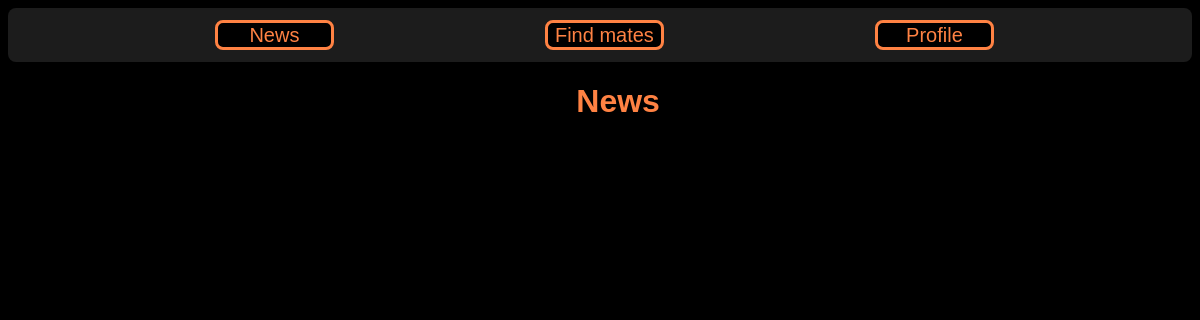
/news, run on an earlier commit of the app's database.
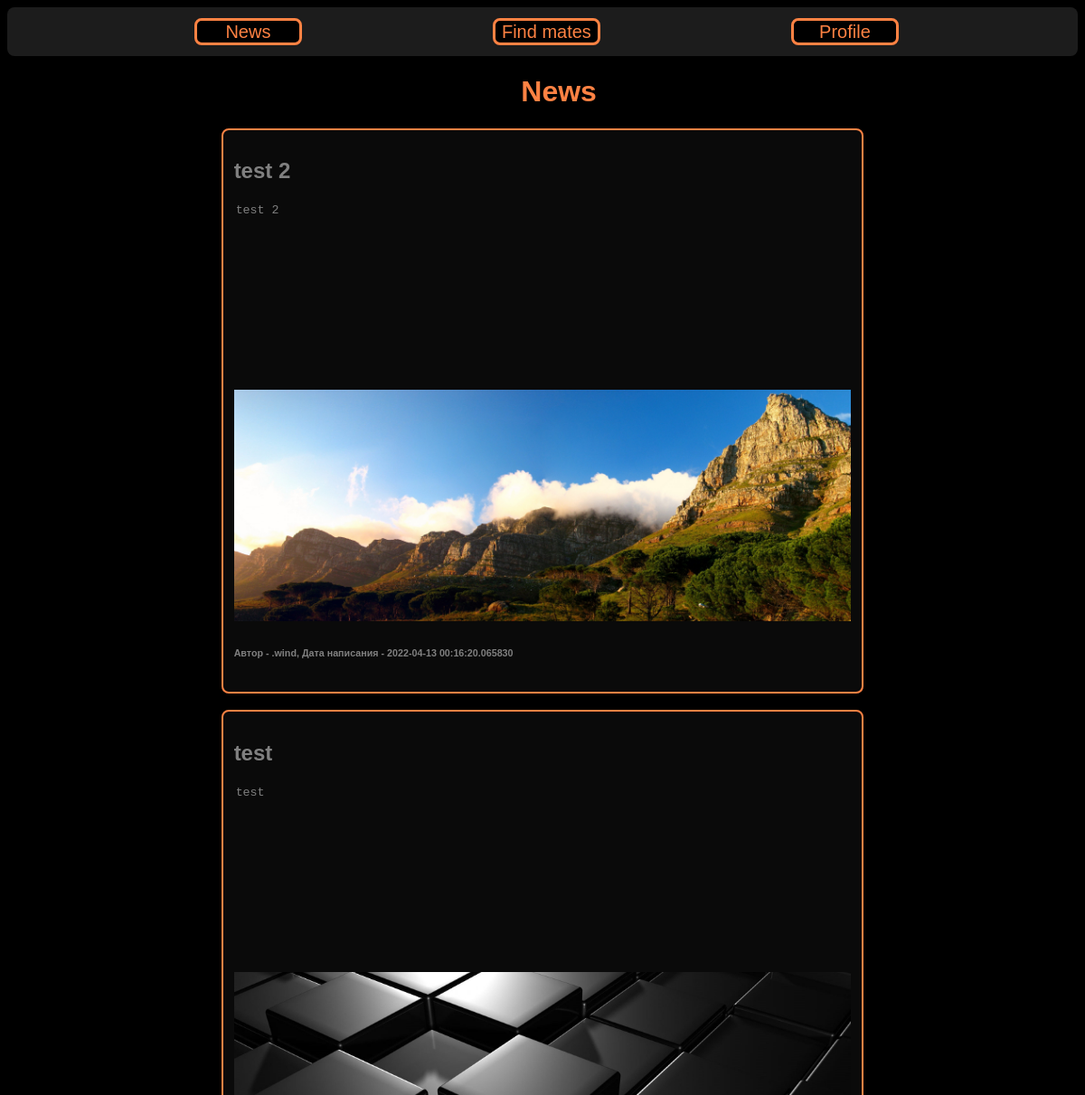
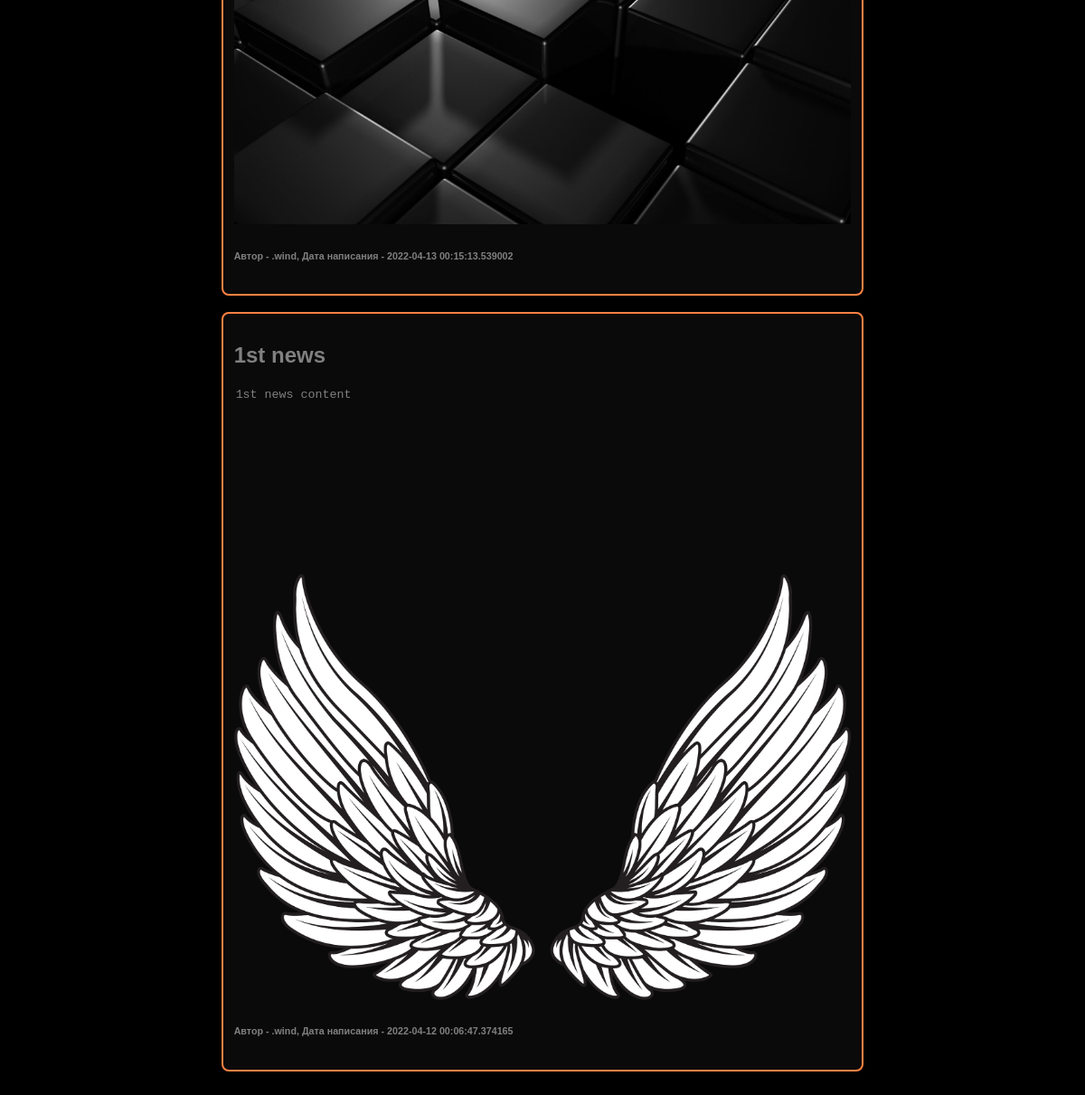
And on a later commit of the database (2 pictures, top to bottom).
### data/news.py (models this page shows)
class News(SqlAlchemyBase):
    __tablename__ = 'news'
    id = sqlalchemy.Column(sqlalchemy.Integer,
                           primary_key=True, autoincrement=True)
    title = sqlalchemy.Column(sqlalchemy.String, nullable=True)
    content = sqlalchemy.Column(sqlalchemy.String, nullable=True)
    created_date = sqlalchemy.Column(sqlalchemy.DateTime,
                                     default=datetime.datetime.now)
    user_id = sqlalchemy.Column(sqlalchemy.Integer,
                                sqlalchemy.ForeignKey("users.id"))
    user = orm.relation('User')

### data/users.py (models this page shows, shortened)
class User(SqlAlchemyBase, UserMixin):
    __tablename__ = 'users'
    id = sqlalchemy.Column(sqlalchemy.Integer,
                           primary_key=True, autoincrement=True)
    is_admin = sqlalchemy.Column(sqlalchemy.Boolean, nullable=False, default=False)
    is_active = sqlalchemy.Column(sqlalchemy.Boolean, nullable=False, default=False)
    username = sqlalchemy.Column(sqlalchemy.String, nullable=False)
    discord = sqlalchemy.Column(sqlalchemy.String, nullable=False)
    hashed_password = sqlalchemy.Column(sqlalchemy.String, nullable=True)
    competitive_rank = sqlalchemy.Column(sqlalchemy.String, nullable=False)
    wingman_rank = sqlalchemy.Column(sqlalchemy.String, nullable=False)
    faceit_level = sqlalchemy.Column(sqlalchemy.Integer, nullable=False)
    steam = sqlalchemy.Column(sqlalchemy.String, nullable=False)
    created_date = sqlalchemy.Column(sqlalchemy.DateTime,
                                     default=datetime.datetime.now)
    news = orm.relation("News", back_populates='user')

### main.py (the view)
@app.route('/news')
def news():
    db_sess = db_session.create_session()
    users = db_sess.query(User)
    n = db_sess.query(News)
    n = list(n)
    n.reverse()
    return render_template("news.html", users=users, news=n)

### data/db_session.py (called while the page is built)
def create_session() -> Session:
    global __factory
    return __factory()

### templates/news.html (shortened to what this page needs)
{% extends "base.html" %}
{% block content %}
<h1 style="margin-left: 48%">News</h1>
{% for item in news%}
<div class="news">
    <h2>{{item.title}}</h2>
    <textarea readonly class="news_form">{{item.content}}</textarea>
    <img style="max-width:100%;max-height: 1000px;" src="static/img/{{item.id}}.png" alt="">
    <h6>Автор - {{item.user.username}}, Дата написания - {{item.created_date}}</h6>
</div>
<br>
{% endfor %}
{% endblock %}

What changed in the data, as far as the page shows it:
added News: title "test 2", content "test 2", shows a picture, user.username ".wind", created_date "2022-04-13 00:16:20.065830"
added News: title "test", content "test", shows a picture, user.username ".wind", created_date "2022-04-13 00:15:13.539002"
added News: title "1st news", content "1st news content", shows a picture, user.username ".wind", created_date "2022-04-12 00:06:47.374165"
